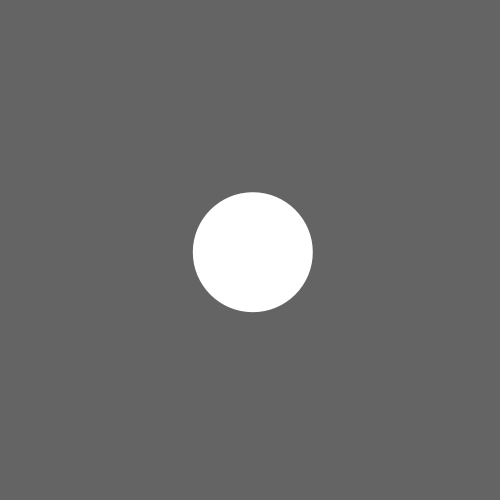
Frame 1 (no input)
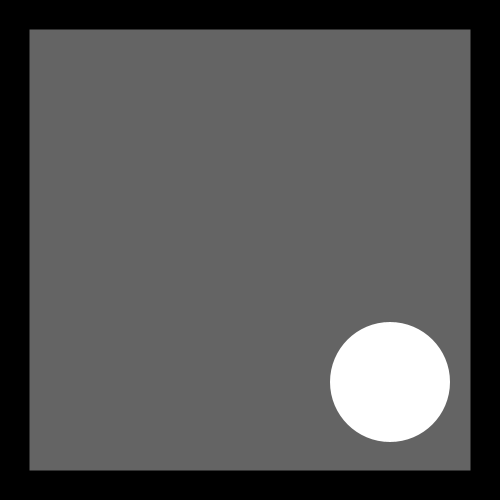
Frame 60 (the mouse pressed at the canvas centre just before this capture)
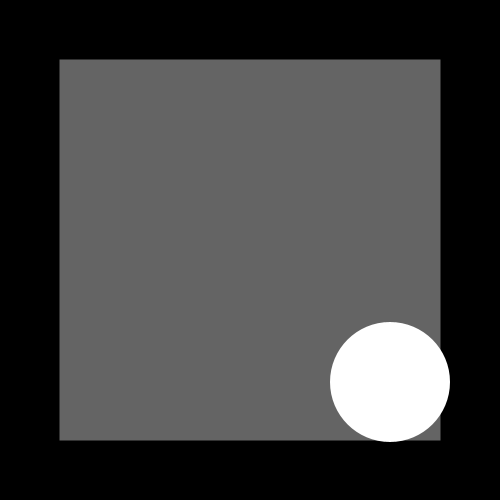
Frame 120 (the mouse held since frame 60 and released just before this capture)

The Processing sketch that drew these frames (run headless with seeded random() and noise(); from frame 60 on, the mouse is pressed at the canvas centre):

// Processing sketch: sketch_210830a
// ── sketch_210830a.pde
int rad = 60;        // Bredde
float xpos, ypos;    // Start position  

float xspeed = 2.8;  // Hastighed på x-akse
float yspeed = 2.2;  // Hastighed på y-akse

int xdirection = 1;  // Venstre eller Højre
int ydirection = 1;  // Toppen eller Bunden

int c = 500;
int d = 500;


void setup() 
{
  size(500, 500);
  noStroke();
  frameRate(30);
  ellipseMode(RADIUS);
  xpos = width/2;
  ypos = height/2;
}

void draw() 
{
  background(0);
  
  rectMode(CENTER);
  fill(100);
  rect(250, 250, c, d);
  
  c = c - 1;
  d = d - 1;
  
  // Opdater positionen af cirklen
  xpos = xpos + ( xspeed * xdirection );
  ypos = ypos + ( yspeed * ydirection );
  
  // Tjekker om cirklen har ramt væggene
  // If it does, reverse its direction by multiplying by -1
  if (xpos > c-rad || c < rad) {
    xdirection *= -1;
  }
  if (ypos > d-rad || d < rad) {
    ydirection *= -1;
  }

  // Draw the shape
  fill(255);
  ellipse(xpos, ypos, rad, rad);
}
